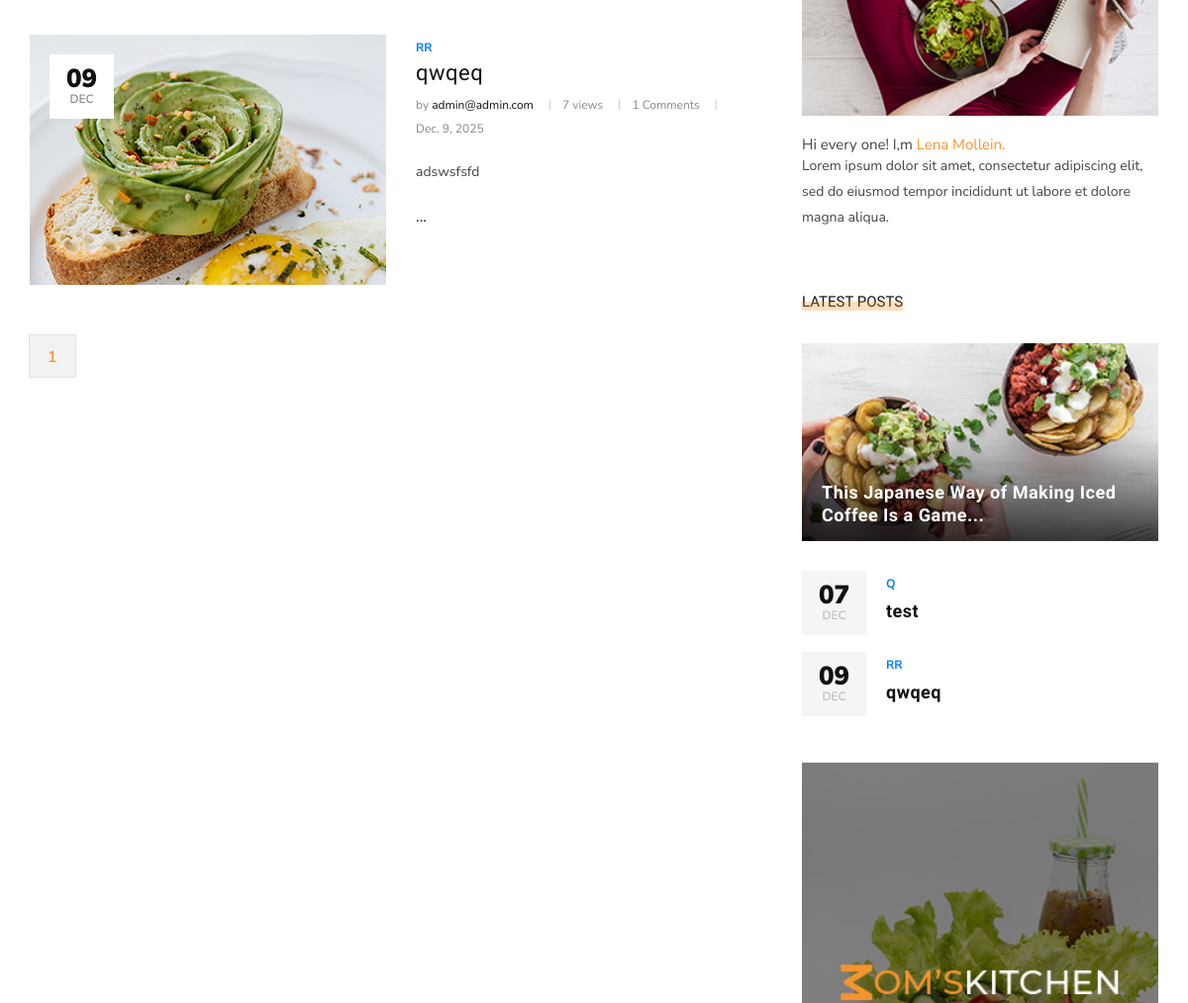
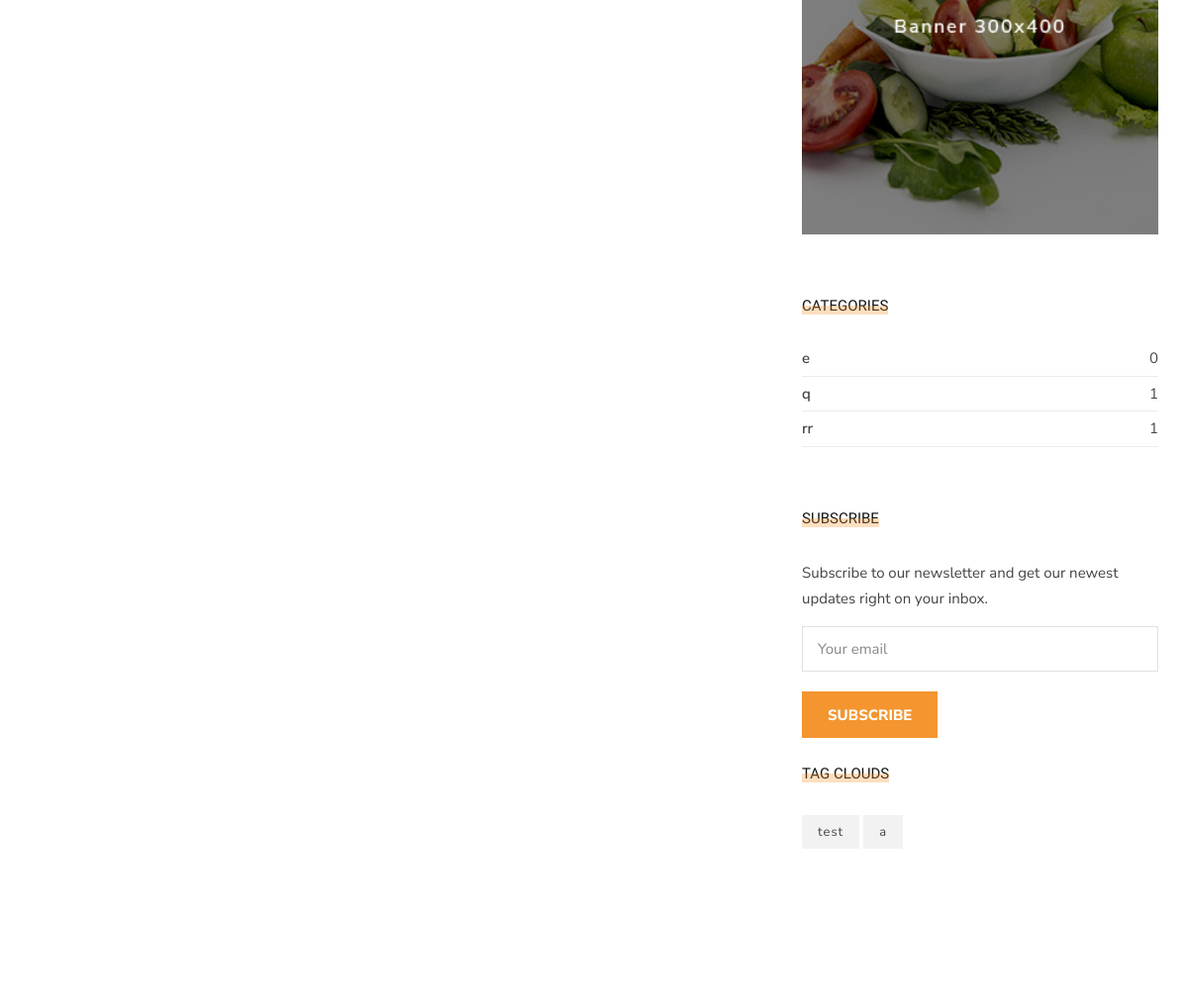
/blog/ (middle part), run on an earlier commit of the app's database (2 pictures, top to bottom).
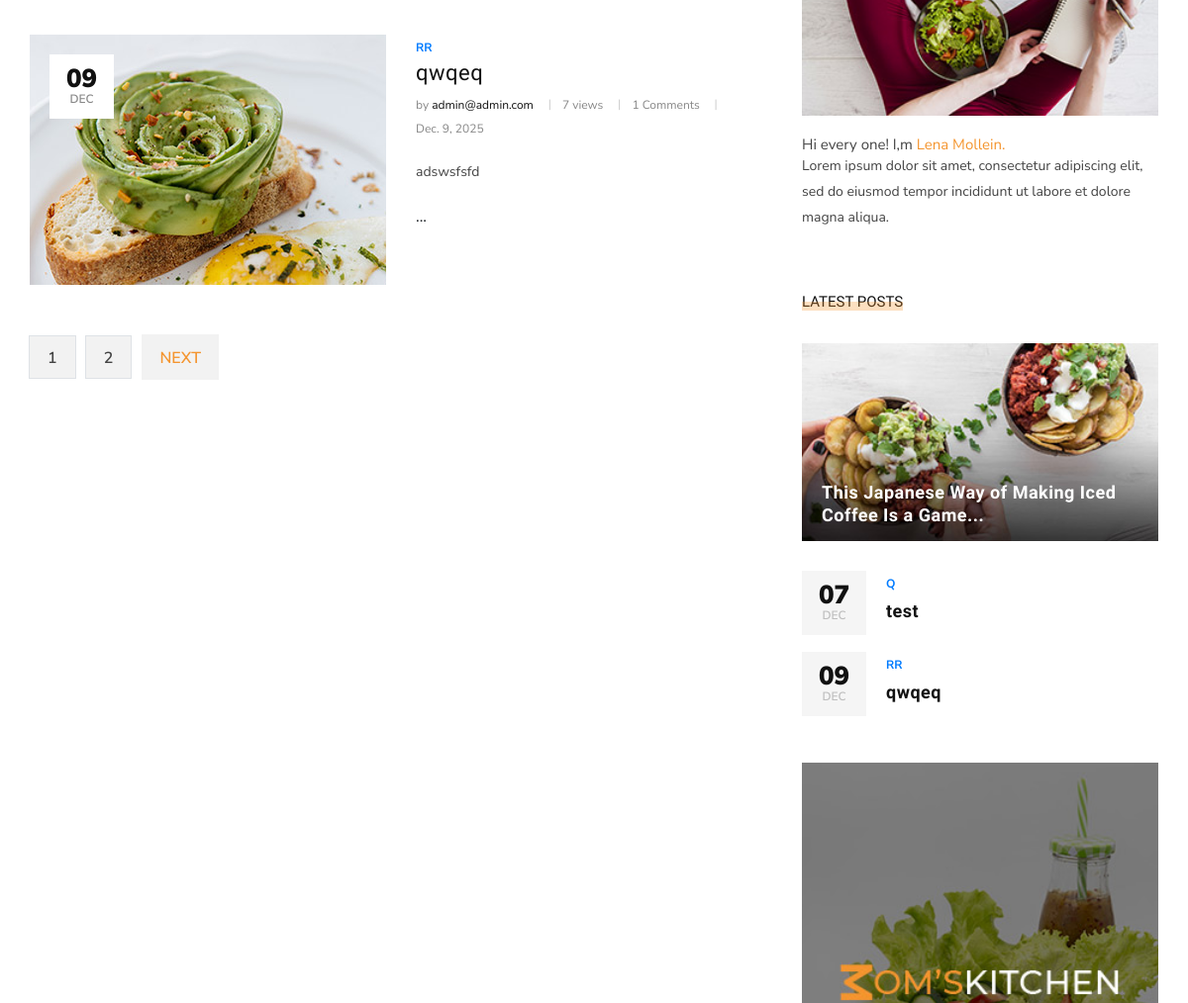
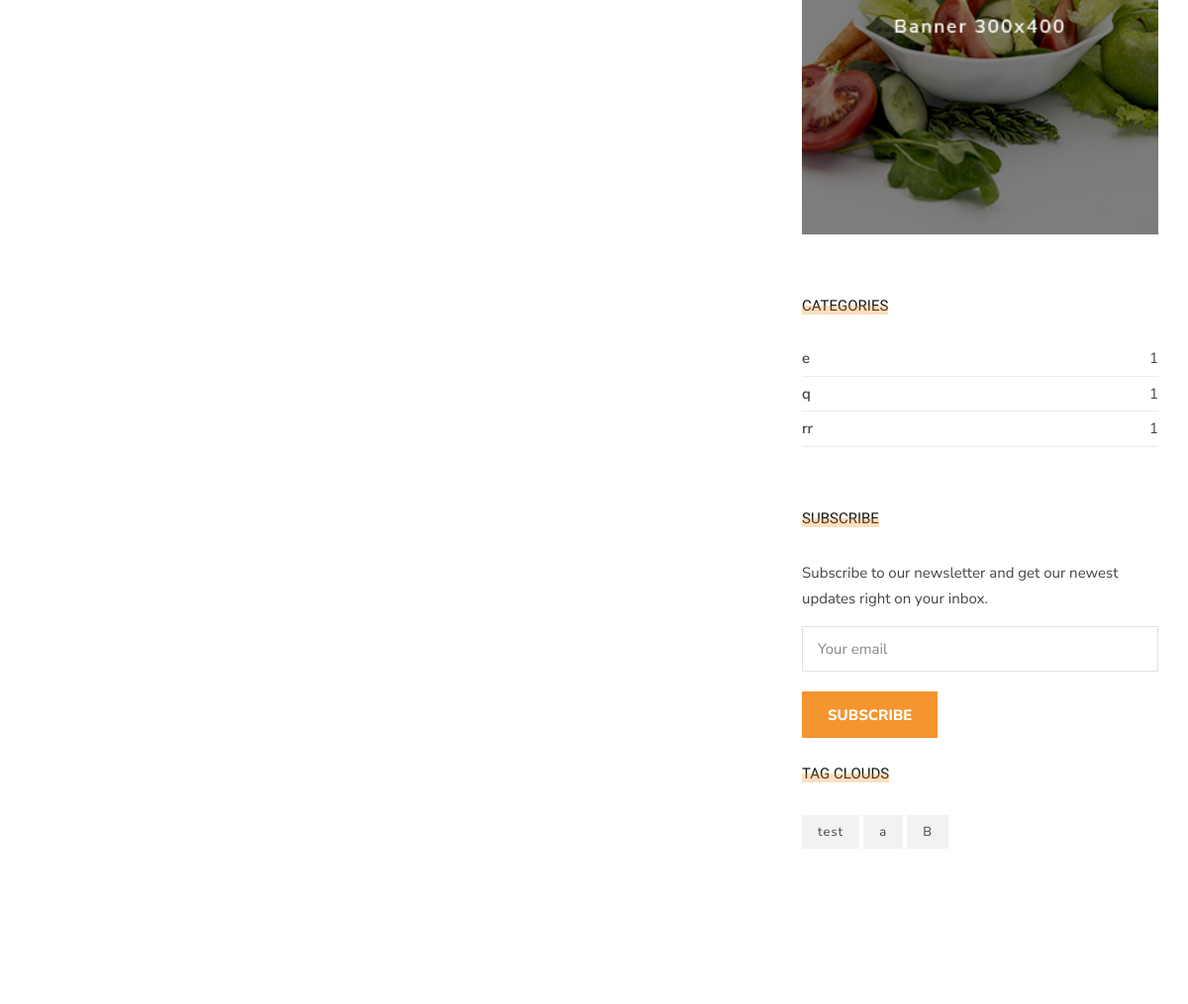
And on a later commit of the database (2 pictures, top to bottom).
### blog/models.py (models this page shows, shortened)
class Post(models.Model):
    image = models.ImageField(upload_to = 'blog/', default = 'blog/default.jpg')
    author = models.ForeignKey("accounts.Profile",on_delete = models.SET_NULL,null = True)
    title = models.CharField(max_length=255)
    content = models.TextField()
    tags = TaggableManager()
    category = models.ManyToManyField(Category)
    counted_views = models.IntegerField(default=0)
    status = models.BooleanField(default=False)
    login_require = models.BooleanField(default=False)
    published_date = models.DateTimeField(null=True)
    created_date = models.DateTimeField(auto_now_add=True)
    updated_date = models.DateTimeField(auto_now=True)
    class Meta:
        ordering = ['id']

class Category(models.Model):
    name = models.CharField(max_length = 255)
    def __str__(self):
        return self.name

### accounts/models.py (models this page shows, shortened)
class Profile(models.Model):
    user = models.ForeignKey(User, on_delete=models.CASCADE)
    first_name = models.CharField(max_length=250)
    last_name = models.CharField(max_length=250)
    image = models.ImageField(upload_to='profile_images/',blank=True, null=True)
    description = models.TextField()
    created_date = models.DateTimeField(auto_now_add=True)
    updated_date = models.DateTimeField(auto_now=True)
    def __str__(self):
        return self.user.email

class User(AbstractBaseUser, PermissionsMixin):
    email = models.EmailField(max_length=255, unique=True)
    is_staff = models.BooleanField(default=False)
    is_active = models.BooleanField(default=True)
    is_superuser = models.BooleanField(default=False)
    is_verified = models.BooleanField(default=False)
    created_date = models.DateTimeField(auto_now_add=True)
    updated_date = models.DateTimeField(auto_now=True)
    USERNAME_FIELD = "email"
    REQUIRED_FIELDS = []
    objects = UserManager()

### blog/views.py (the view)
# urls.py: path('',blog_home_view,name='blog_home'),
def blog_home_view(request,cat_name = None,author = None,tag_name = None):
    posts = Post.objects.filter(published_date__lte = timezone.now(), status = True)
    s_flag = False
    if tag_name:
        posts = posts.filter(tags__name = tag_name)
    if cat_name:
        posts = posts.filter(category__name = cat_name)
    if author:
        posts = posts.filter(author__username = author)
    if s:= request.GET.get('s'):
        posts = posts.filter(content__contains = s)
        s_flag = True
    posts,totalpages = page_management(request,posts)
    context = {'posts':posts,'totalpages':totalpages,'s_flag':s_flag ,'s':s}
    return render(request,'blog/blog-home2.html',context)

### blog/templatetags/blog_tags.py (called while the page is built)
@register.filter
def snippet(value,arg):
    return value[:arg]

@register.inclusion_tag('blog/blog_latestposts.html')
def latestposts():
    posts = Post.objects.filter(published_date__lte = timezone.now(),status=1).order_by('published_date')[:2]
    return {'posts':posts}

@register.inclusion_tag('blog/blog_postcategories.html')
def postcategories():
    posts = Post.objects.filter(published_date__lte = timezone.now(),status=1)
    categories = Category.objects.all()
    cat_dict = {}
    for name in categories:
        cat_dict[name] = posts.filter(category=name).count()
    return {'categories':cat_dict}

@register.inclusion_tag('blog/blog-tag-clouds.html')
def tagclouds():
    posts = Post.objects.filter(published_date__lte = timezone.now(),status=1)
    tags=set()
    for post in posts:
        post_all_tags = post.tags.all()
        for i in range(len(post_all_tags)):
            tags.add(post_all_tags[i])
    return {'tags':tags}

@register.simple_tag
def comment_count(post):
    comments = Task.objects.filter(post = post).count()
    return comments

### templates/blog/blog-home2.html (shortened to what the changed rows need)
{%extends 'base2.html'%}
{%load static%}
{% load blog_tags %}
{% load humanize %}
{%block content%}
    <section class="categories categories-grid spad">
        <div class="categories__post">
            <div class="container">
                <div class="categories__grid__post">
                    <div class="row">
                        <div class="col-lg-8 col-md-8">
                            {%for post in posts%}
                            <div class="categories__list__post__item">
                                <div class="row">
                                    <div class="col-lg-6 col-md-6">
                                        <div class="categories__post__item__pic set-bg"
                                            data-setbg={{post.image.url}}>
                                            <div class="post__meta">
                                                <h4>{{post.published_date|date:'d'}}</h4>
                                                <span>{{post.published_date|date:'M'}}</span>
                                            </div>
                                        </div>
                                    </div>
                                    <div class="col-lg-6 col-md-6">
                                        <div class="categories__post__item__text">
                                            <span class="post__label">
                                                {% for cat in post.category.all %}
                                                <a href="{% url "blog:category" cat_name=cat.name %}">{{cat.name}} {%if not forloop.last%} | {%endif%}</a>
                                                {% endfor %}
                                            </span>
                                            <h3><a href="{% url "blog:blog_single" pid=post.id %}">{{post.title}}</a></h3>
                                            <ul class="post__widget">
                                                <li>by <span>{{post.author}}</span></li>
                                                <li>{{post.counted_views}} views</li>
                                                <li>{% comment_count post %} Comments</li>
                                                <li>{{post.published_date|naturalday}}</li>
                                            </ul>
                                            <p>{{post.content|snippet:100|safe}} ...</p>
                                        </div>
                                    </div>
                                </div>
                            </div>
                            {%endfor%}
                            <div class="row">
                                <div class="col-lg-12">
                                    <div class="categories__pagination">
                                        {% for i in totalpages %}
                                            {% if posts.number == i %}
                                                {% if s_flag %}
                                                    <a href="?s={{s}}&page={{i}}" class="page-link">{{i}}</a>
                                                {% else %}
                                                    <a href="?page={{i}}" class="page-link">{{i}}</a>
                                                {% endif %}
                                            {% else %}
                                                {% if s_flag %}
                                                    <a href="?s={{s}}&page={{i}}" class="page-link">{{i}}</a>
                                                {% else %}
                                                    <a href="?page={{i}}" class="page-link">{{i}}</a>
                                                {% endif %}
                                            {% endif %}
                                        {% endfor %}
                                        {% if posts.has_next %}
                                            {% if s_flag %}
                                                <a href="?s={{s}}&page={{posts.next_page_number}}">Next</a>
                                            {% else %}
                                                <a href="?page={{posts.next_page_number}}">Next</a>
                                            {% endif %}
                                        {% endif %}
                                    </div>
                                </div>
                            </div>
                        </div>
                        <div class="col-lg-4 col-md-4">
                            <div class="sidebar__item">
                                <br><br>
                                {% latestposts %}
                                {% postcategories %}
                                <br>
                                <div class="sidebar__item__categories">
                                    {% tagclouds %}
                                </div>
                            </div>
                        </div>
                    </div>
                </div>
            </div>
        </div>
    </section>
{%endblock%}

### templates/blog/blog_latestposts.html (shortened to what this page needs)
{% load static %}
<div class="sidebar__feature__item">
    <div class="sidebar__item__title">
        <h6>Latest Posts</h6>
    </div>
    <div class="sidebar__feature__item__large set-bg"
        data-setbg="{% static "template2/img/sidebar/feature-post.jpg" %}">
        <div class="sidebar__feature__item__large--text">
            <h5><a href="#">This Japanese Way of Making Iced Coffee Is a Game...</a>
            </h5>
        </div>
    </div>
    <div class="sidebar__feature__item__list">
        {% for post in posts %}
        <div class="sidebar__feature__item__list__single">
            <div class="post__meta">
                <h4>{{post.published_date|date:'d'}}</h4>
                <span>{{post.published_date|date:'M'}}</span>
            </div>
            <div class="post__text">
                <span>
                    {% for cat in post.category.all %}
                    <a href="{% url "blog:category" cat_name=cat.name %}">{{cat.name}} {%if not forloop.last%} , {%endif%}</a>
                    {% endfor %}
                </span>
                <h5><a href="{% url "blog:blog_single" pid=post.id %}">{{post.title}}</a></h5>
            </div>
        </div>
        {% endfor %}
    </div>
</div>

### templates/blog/blog_postcategories.html
<div class="sidebar__item__categories">
    <div class="sidebar__item__title">
        <h6>Categories</h6>
    </div>
    <ul>
        {% for name,count in categories.items %}
        <li><a href="{% url "blog:category" cat_name=name %}">{{name}} <span>{{count}}</span></a></li>
        {% endfor %}
    </ul>
</div>

### templates/blog/blog-tag-clouds.html
    <div class="single-post__tags">
        {% for tag in tags %}
        <span><a href="{% url 'blog:tag' tag_name=tag.name %}">{{tag.name}}</a></span>
        {% endfor %}
    </div>

What changed in the data, as far as the page shows it:
computed for Category (number 3 of 3 on the later page): id "0" → "1"
added Tag: name "B"
Also different on the page:
new list line: "2"
text now shown: "NEXT"
